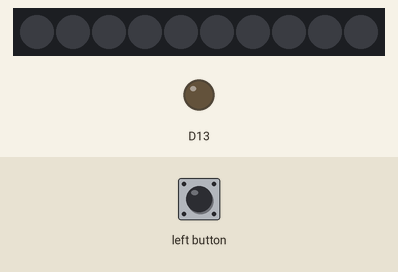
The sketch below on a simulated Adafruit Circuit Playground Express. Parts: 10 RGB LEDs in strip order, left to right, output pins drawn as LEDs (lit = HIGH). Inputs (shaded band) come from the test bench. Dim RGB values are drawn brighter than linear.

Above: at 1.2 s.
1.3 s: left button pressed for 0.15 s
At 1.37 s:
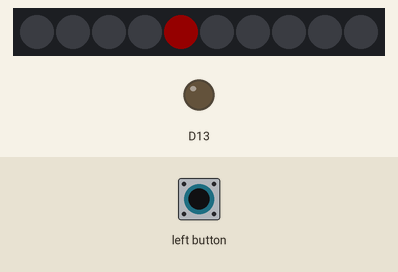
2.9 s: left button pressed for 3.2 s
Timing chart, 0 to 5.9 s (numbered marks = the images above; inputs shaded):
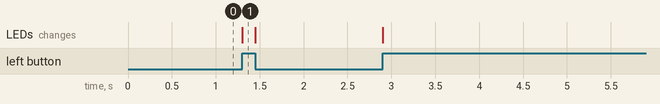

Measured:
- after the input at 1.3 s, the LEDs: change at once (image 1)

The sketch:

Single_button.ino
```cpp
#include <Adafruit_CircuitPlayground.h>
#include <Wire.h>
#include <SPI.h>
void setup() {
CircuitPlayground.begin();
}

void loop() {
  if(CircuitPlayground.leftButton()){                 //IF the Left button is pressed
    CircuitPlayground.strip.setPixelColor(4,255,0,0); //Pixel number 4 (5th pixel) turns red
    CircuitPlayground.strip.show();
  }
  else{                                               //"else" if the Left button is NOT pressed
    CircuitPlayground.strip.setPixelColor(4,0,0,0);   //Pixel number 4 (5th pixel) is off
    CircuitPlayground.strip.show();
  }

}
```
